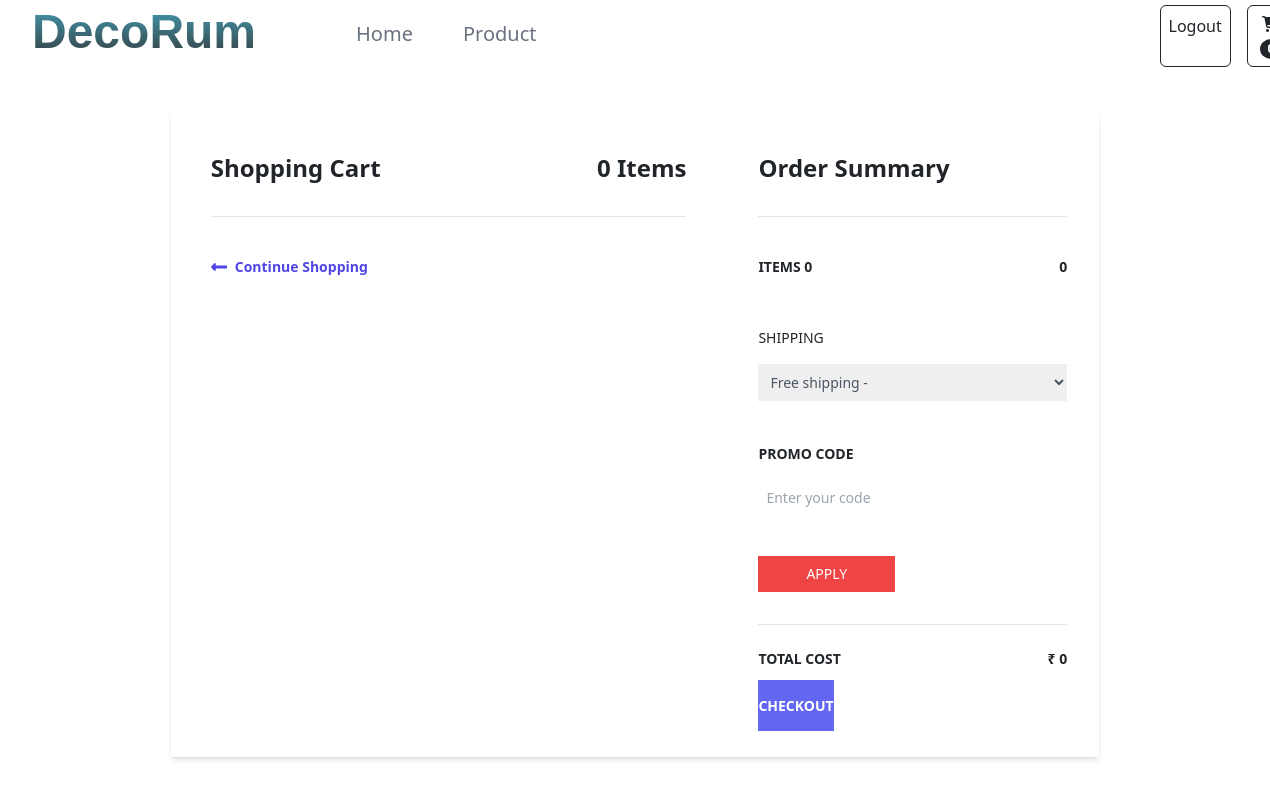
Before: /cart/summary/ (signed in) with the older database file.
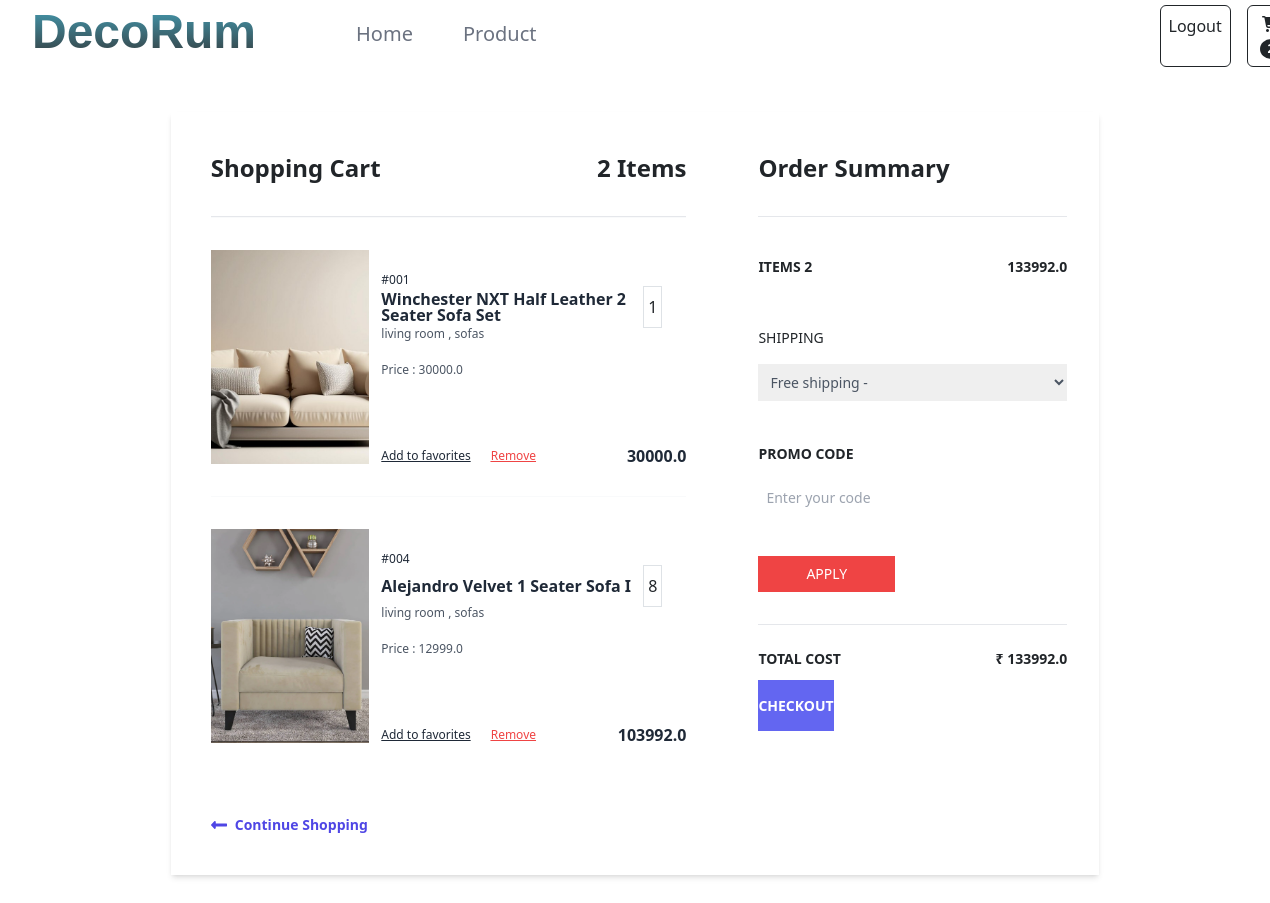
After: the same page with the newer database file.
### store/models.py (models this page shows, shortened)
class BaseModel(models.Model):
    created_date=models.DateTimeField(auto_now_add=True)
    updated_date=models.DateTimeField(auto_now=True)
    is_active=models.BooleanField(default=True)

class BasketItem(BaseModel):
    product_object=models.ForeignKey(Furniture,on_delete=models.CASCADE)
    quantity=models.PositiveIntegerField(default=1)
    Basket_object=models.ForeignKey(Basket,on_delete=models.CASCADE,related_name='cart_item')
    is_order_placed=models.BooleanField(default=False)
    @property
    def item_total(self):
         return self.product_object.price*self.quantity

class Furniture(BaseModel):
    name = models.CharField(max_length=255, null=True)
    code = models.CharField(max_length=100, null=True)
    category_object=models.ForeignKey(Category,on_delete=models.CASCADE)
    description = models.CharField(max_length=255, null=True)
    price = models.FloatField(null=True)
    picture= models.ImageField(upload_to='images/', null=True)
    color_object=models.ManyToManyField(Colour)
    type_object=models.ForeignKey(Type,on_delete=models.CASCADE)

class Category(BaseModel):
    name=models.CharField(max_length=100)
    def __str__(self):
        return self.name

class Type(BaseModel):
    name=models.CharField(max_length=100)
    def __str__(self):
        return self.name

### store/views.py (the view)
# urls.py: path('cart/summary/',views.CartSummaryView.as_view(),name='cart-summary'),
class CartSummaryView(views.View):
    template_name="cart_summary.html"
    def get(self,request,*args,**kwargs):
        qs=BasketItem.objects.filter(Basket_object=request.user.cart,is_order_placed=False)
        basket_item_count=qs.count()
        basket_total=sum([bi.item_total for bi in qs])
        return render(request,self.template_name,{"basket_items":qs,"baskettotal":basket_total,"basketitemcount":basket_item_count})

### store/context_processors.py (called while the page is built)
def cart_count_context(request):
    count=0
    if request.user.is_authenticated:
        count=BasketItem.objects.filter(Basket_object=request.user.cart,is_order_placed=False).count()
    return {"item_count":count}

### store/templates/cart_summary.html (shortened to what this page needs)
{% extends 'base.html' %}
{% block main_block %}
<div class="container mx-auto mt-10 w-3/4" >
    <div class="sm:flex shadow-md my-10">
      <div class="  w-full  sm:w-3/4 bg-white px-10 py-10">
        <div class="flex justify-between border-b pb-8">
          <h1 class="font-semibold text-2xl">Shopping Cart</h1>
          <h2 class="font-semibold text-2xl">{{basketitemcount}} Items</h2>
        </div>
        {%for bi in basket_items%}
        <div class="md:flex items-strech py-8 md:py-10 lg:py-8 border-t border-gray-50">
          <div class="md:w-4/12 2xl:w-1/4 w-full">
            {% if bi.product_object.picture %}
            <img src="{{bi.product_object.picture.url}}" alt="Black Leather Purse" class="h-full object-center object-cover md:block hidden" />
            {%endif%}
          </div>
          <div class="md:pl-3 md:w-8/12 2xl:w-3/4 flex flex-col justify-center">
            <p class="text-xs leading-3 text-gray-800 md:pt-0 pt-4">{{bi.product_object.code}}</p>
            <div class="flex items-center justify-between w-full">
              <p class="text-base font-black leading-none text-gray-800">{{bi.product_object.name}}</p>
                <span class="py-2 px-1 border border-gray-200 mr-6 focus:outline-none ">{{bi.quantity}}</span>
            </div>
            <p class="w-96 text-xs leading-3 text-gray-600">{{bi.product_object.category_object}} , {{bi.product_object.type_object}}</p>
            <p class="text-xs leading-3 text-gray-600 py-4">Price : {{bi.product_object.price}}</p>
            <div class="flex items-center justify-between pt-5">
              <div class="flex itemms-center">
                <p class="text-xs leading-3 underline text-gray-800 cursor-pointer">Add to favorites</p>
                <p class="text-xs leading-3 underline text-red-500 pl-5 cursor-pointer"><a href="{%url 'delete' bi.id %}">Remove</a> </p>
              </div>
              <p class="text-base font-black leading-none text-gray-800">{{bi.item_total}}</p>
            </div>
          </div>
        </div>
        {%endfor%}
        <a href="#" class="flex font-semibold text-indigo-600 text-sm mt-10">
          <svg class="fill-current mr-2 text-indigo-600 w-4" viewBox="0 0 448 512">
            <path
              d="M134.059 296H436c6.627 0 12-5.373 12-12v-56c0-6.627-5.373-12-12-12H134.059v-46.059c0-21.382-25.851-32.09-40.971-16.971L7.029 239.029c-9.373 9.373-9.373 24.569 0 33.941l86.059 86.059c15.119 15.119 40.971 4.411 40.971-16.971V296z" />
          </svg>
          Continue Shopping
        </a>
      </div>
      <div id="summary" class=" w-full   sm:w-1/4   md:w-1/2     px-8 py-10">
        <h1 class="font-semibold text-2xl border-b pb-8">Order Summary</h1>
        <div class="flex justify-between mt-10 mb-5">
          <span class="font-semibold text-sm uppercase">Items {{basketitemcount}}</span>
          <span class="font-semibold text-sm">{{baskettotal}}</span>
        </div>
        <div>
          <label class="font-medium inline-block mb-3 text-sm uppercase">
                Shipping
              </label>
          <select class="block p-2 text-gray-600 w-full text-sm">
                <option>Free shipping -</option>
              </select>
        </div>
        <div class="py-10">
          <label
                for="promo"
                class="font-semibold inline-block mb-3 text-sm uppercase"
              >
                Promo Code
              </label>
          <input
                type="text"
                id="promo"
                placeholder="Enter your code"
                class="p-2 text-sm w-full"
              />
        </div>
        <button class="bg-red-500 hover:bg-red-600 px-5 py-2 text-sm text-white uppercase">
              Apply
            </button>
        <div class="border-t mt-8">
          <div class="flex font-semibold justify-between py-6 text-sm uppercase">
            <span>Total cost</span>
            <span>₹ {{baskettotal}}</span>
          </div>
          <a href="{%url 'place-order'%}" class="bg-indigo-500 font-semibold hover:bg-indigo-600 py-3 text-sm text-white uppercase w-full">
                Checkout
              </a>
        </div>
      </div>
    </div>
  </div>
{%endblock%}

### store/templates/base.html (shortened to what this page needs)
<!DOCTYPE html>
<html lang="en">
<head>
    <script src="https://cdn.tailwindcss.com"></script>
    <link href="https://cdn.jsdelivr.net/npm/bootstrap@5.3.3/dist/css/bootstrap.min.css" rel="stylesheet"
>
    <link rel="stylesheet" href="https://cdnjs.cloudflare.com/ajax/libs/font-awesome/6.6.0/css/all.min.css">
    <link href="https://cdn.jsdelivr.net/npm/bootstrap@5.3.0/dist/css/bootstrap.min.css" rel="stylesheet">
    <link rel="stylesheet" href="https://cdn.jsdelivr.net/npm/bootstrap-icons/font/bootstrap-icons.css">
</head>
<body>
<nav class=" navbar-expand-lg  " style="background-color: white;">
    <div class="container-fluid">
      <div class="">
        <ul class="navbar-nav text-gray-500 "  >
            <li class="nav-brand">
                <a class="nav-link active   text-5xl text-gradient font-bold" style=" padding-right: 100px;font-family:Arial, Helvetica, sans-serif; padding-left: 20px;" aria-current="page" href="#">DecoRum</a>
              </li>
          <li class="nav-brand">
            <a class="nav-link active text-xl  " style="padding-right: 50px; padding-top: 20px;" aria-current="page" href="{%url 'index'%}">Home</a>
          </li>
          <li class="nav-item">
            <a class="nav-link  text-xl "style=" padding-top: 20px;"  href="{%url 'product-list'%}">Product</a>
          </li>
          <div class="sm:flex sm:gap-4" style="padding-top: 5px; margin-left: 50%; padding-bottom: 5px;">
            <a
              class="btn btn-outline-dark p-2" href="{%url 'log-out'%}"
            >
              Logout
            </a>
              <a class="btn btn-outline-dark  " href="{% url 'cart-summary'%}" >
            <i class="fa-solid fa-cart-shopping"  ></i>
             <span class="badge text-bg-dark rounded-circle">{{item_count}} </span></a>
          </div>
        </ul>
      </div>
    </div>
  </nav>
{% block main_block %}
{% endblock %}
</body>
</html>

### store/templates/base.html (style rules this page uses)
.text-gradient { background: -webkit-linear-gradient(#46a6be, #333); -webkit-background-clip: text; -webkit-text-fill-color: transparent; }

Changed rows visible on the page:
added BasketItem: product_object.picture (picture), product_object.code "#001", product_object.name "Winchester NXT Half Leather 2 Seater Sofa Set", quantity "1", product_object.category_object "living room", product_object.type_object "sofas", product_object.price "30000.0", item_total "30000.0"
added BasketItem: product_object.picture (picture), product_object.code "#004", product_object.name "Alejandro Velvet 1 Seater Sofa I", quantity "8", product_object.category_object "living room", product_object.type_object "sofas", product_object.price "12999.0", item_total "103992.0"
Other visible differences:
{{ basketitemcount }}: "0" → "2"
{{ baskettotal }}: "0" → "133992.0"
